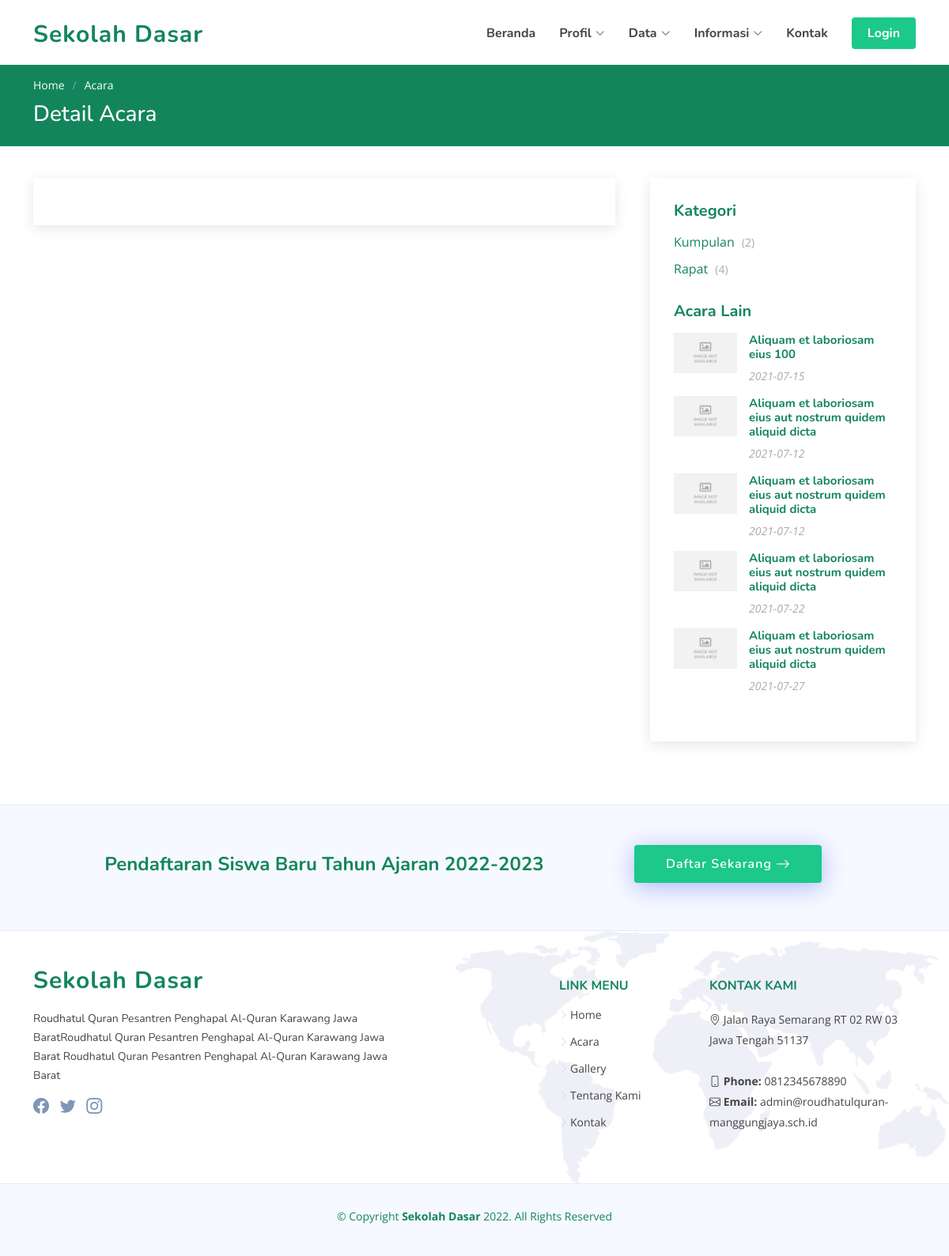
The app's page /index.php/detail_acara with its own data.
### tables this page shows
CREATE TABLE `website` (
  `id` int(11) NOT NULL,
  `nama` varchar(250) NOT NULL,
  `deskripsi` text NOT NULL,
  `alamat` varchar(250) NOT NULL,
  `kab` varchar(250) NOT NULL,
  `logo` varchar(250) NOT NULL,
  `fav` varchar(100) NOT NULL,
  `img_login` varchar(100) NOT NULL,
  `img_login_admin` varchar(250) NOT NULL,
  `email` varchar(255) NOT NULL,
  `telp` varchar(255) NOT NULL,
  `maps` text NOT NULL,
  `link_fb` varchar(255) NOT NULL,
  `link_ig` varchar(255) NOT NULL,
  `link_tw` varchar(255) NOT NULL
);

CREATE TABLE `kategori_acara` (
  `id` int(11) NOT NULL,
  `nama` varchar(255) NOT NULL,
  `uniq` varchar(255) NOT NULL
);

CREATE TABLE `acara` (
  `id` int(11) NOT NULL,
  `judul` varchar(150) NOT NULL,
  `deskripsi` text NOT NULL,
  `id_kat` int(11) NOT NULL,
  `img` varchar(250) NOT NULL,
  `tempat` varchar(255) NOT NULL,
  `jam` varchar(250) NOT NULL,
  `tgl` date NOT NULL,
  `id_peng` int(11) NOT NULL
);

CREATE TABLE `home` (
  `id` int(11) NOT NULL,
  `judul` varchar(255) NOT NULL,
  `isi` varchar(255) NOT NULL,
  `tombol` varchar(100) NOT NULL,
  `link` varchar(255) NOT NULL,
  `img` varchar(250) NOT NULL
);

### application/controllers/Detail_acara.php (called while the page is built, shortened)
<?php
class Detail_acara extends CI_Controller
{
    public function index()
    {
        $id = $this->input->get('id');
        $data['menu'] = 'acara';
        $data['web'] =  $this->db->get('website')->row_array();
        $data['home'] =  $this->db->get('home')->row_array();
        $data['detail'] =  $this->db->get_where('acara', ['id' => $id])->result_array();
        $data['kategori'] =  $this->db->get('kategori_acara')->result_array();
        $this->db->where_not_in('id', $id);
        $data['acara_lain'] =  $this->db->get('acara', 5)->result_array();
        $this->load->view('frontend/header', $data);
        $this->load->view('frontend/detail_acara', $data);
        $this->load->view('frontend/footer', $data);
    }
}

### index.php (called while the page is built, shortened)
<?php
require_once BASEPATH.'core/CodeIgniter.php';

### application/views/frontend/detail_acara.php (the view, shortened to what this page needs)
<main id="main">
    <section class="breadcrumbs">
        <div class="container">
            <ol>
                <li><a href="<?= base_url('home'); ?>">Home</a></li>
                <li><a href="<?= base_url('acara'); ?>">Acara</a></li>
            </ol>
            <h2>Detail Acara</h2>
        </div>
    </section>
    <section id="blog" class="blog">
        <div class="container" data-aos="fade-up">
            <div class="row">
                <div class="col-lg-8 entries">
                    <article class="entry entry-single">
                </div>
                <div class="col-lg-4">
                    <div class="sidebar">
                        <h3 class="sidebar-title">Kategori</h3>
                        <div class="sidebar-item categories">
                            <ul>
                                <?php foreach ($kategori as $k) : ?>
                                    <?php $sum_kat = $this->db->get_where('acara', ['id_kat' => $k['id']])->num_rows(); ?>
                                    <li><a href="<?= base_url('kategori_acara/' . $k['uniq']); ?>"><?= $k['nama'] ?> <span>(<?= $sum_kat ?>)</span></a></li>
                                <?php endforeach ?>
                            </ul>
                        </div>
                        <h3 class="sidebar-title">Acara Lain</h3>
                        <div class="sidebar-item recent-posts">
                            <?php foreach ($acara_lain as $a) : ?>
                                <div class="post-item clearfix">
                                    <img src="<?= base_url('assets/'); ?>img/blog/<?= $a['img'] ?>" alt="">
                                    <h4><a href="<?= base_url('detail_acara?id=' . $a['id']); ?>"><?= $a['judul'] ?></a></h4>
                                    <time datetime="2020-01-01"><?= $a['tgl'] ?></time>
                                </div>
                            <?php endforeach ?>
                        </div>
                    </div>
                </div>
            </div>
        </div>
    </section>
</main>

### application/views/frontend/header.php (shortened to what this page needs)
<!DOCTYPE html>
<html lang="en">
<head>
  <link href="<?= base_url('assets/'); ?>vendor/bootstrap/css/bootstrap.min.css" rel="stylesheet">
  <link href="<?= base_url('assets/'); ?>vendor/bootstrap-icons/bootstrap-icons.css" rel="stylesheet">
  <link href="<?= base_url('assets/'); ?>vendor/aos/aos.css" rel="stylesheet">
  <link href="<?= base_url('assets/'); ?>vendor/remixicon/remixicon.css" rel="stylesheet">
  <link href="<?= base_url('assets/'); ?>vendor/swiper/swiper-bundle.min.css" rel="stylesheet">
  <link href="<?= base_url('assets/'); ?>vendor/glightbox/css/glightbox.min.css" rel="stylesheet">
  <link href="<?= base_url('assets/'); ?>css/style.css" rel="stylesheet">
  <link href="<?= base_url('assets/') ?>select2/dist/css/select2.min.css" rel="stylesheet" />
</head>
<body>
  <header id="header" class="header fixed-top">
    <div class="container-fluid container-xl d-flex align-items-center justify-content-between">
      <a href="<?= base_url('home'); ?>" class="logo d-flex align-items-center">
        <span><?= $web['nama'] ?></span>
      </a>
      <nav id="navbar" class="navbar">
        <ul>
          <li><a class="nav-link scrollto <?php if ($menu == 'beranda') {
                                            echo 'active';
                                          } ?>" href="<?= base_url('beranda'); ?>">Beranda</a></li>
          <li class="dropdown"><a href="#"><span>Profil</span> <i class="bi bi-chevron-down"></i></a>
          </li>
          <li class="dropdown"><a href="#"><span>Data</span> <i class="bi bi-chevron-down"></i></a>
          </li>
          <li class="dropdown"><a href="#"><span>Informasi</span> <i class="bi bi-chevron-down"></i></a>
          </li>
          <li><a class="nav-link scrollto <?php if ($menu == 'kontak') {
                                            echo 'active';
                                          } ?>" href="<?= base_url('kontak'); ?>">Kontak</a></li>
          <li><a class="getstarted scrollto" href="<?= base_url('auth'); ?>">Login</a></li>
        </ul>
      </nav>
    </div>
  </header>

### application/views/frontend/footer.php (shortened to what this page needs)
<footer id="footer" class="footer">
  <div class="footer-newsletter">
    <div class="container">
      <div class="row justify-content-center">
        <div class="col-lg-8 text-center">
          <h4><?= $home['judul'] ?></h4>
        </div>
        <div class="col-lg-4 text-center text-lg-start">
          <a href="<?= base_url($home['link']); ?>" class="btn-get-started scrollto d-inline-flex align-items-center justify-content-center align-self-center">
            <span><?= $home['tombol'] ?></span>
            <i class="bi bi-arrow-right"></i>
          </a>
        </div>
      </div>
    </div>
  </div>
  <div class="footer-top">
    <div class="container">
      <div class="row gy-4">
        <div class="col-lg-5 col-md-12 footer-info">
          <a href="<?= base_url('home'); ?>" class="logo d-flex align-items-center">
            <span><?= $web['nama'] ?></span>
          </a>
          <br />
          <p><?= $web['deskripsi'] ?></p>
          <div class="social-links mt-3">
            <?php if (!empty($web['link_fb'])) : ?>
              <a target="_blank" href="<?= $web['link_fb'] ?>" class="facebook"><i class="bi bi-facebook"></i></a>
            <?php endif ?>
            <?php if (!empty($web['link_tw'])) : ?>
              <a target="_blank" href="<?= $web['link_tw'] ?>" class="twitter"><i class="bi bi-twitter"></i></a>
            <?php endif ?>
            <?php if (!empty($web['link_ig'])) : ?>
              <a target="_blank" href="<?= $web['link_ig'] ?>" class="instagram"><i class="bi bi-instagram bx bxl-instagram"></i></a>
            <?php endif ?>
          </div>
        </div>
        <div style="display:blok;" id="foter-hide" class="col-lg-2 col-6 footer-links">
          <h4></h4>
          <ul>
            <li></li>
            <li></li>
            <li></li>
            <li></li>
            <li></li>
          </ul>
        </div>
        <div class="col-lg-2 col-6 footer-links">
          <h4>Link Menu</h4>
          <ul>
            <li><i class="bi bi-chevron-right"></i> <a href="<?= base_url('home'); ?>">Home</a></li>
            <li><i class="bi bi-chevron-right"></i> <a href="<?= base_url('acara'); ?>">Acara</a></li>
            <li><i class="bi bi-chevron-right"></i> <a href="<?= base_url('gallery'); ?>">Gallery</a></li>
            <li><i class="bi bi-chevron-right"></i> <a href="<?= base_url('about'); ?>">Tentang Kami</a></li>
            <li><i class="bi bi-chevron-right"></i> <a href="<?= base_url('kontak'); ?>">Kontak</a></li>
          </ul>
        </div>
        <div class="col-lg-3 col-md-12 footer-contact text-center text-md-start">
          <h4>Kontak Kami</h4>
          <p>
            <i class="bi bi-geo-alt"></i> <?= $web['alamat'] ?> <br><br>
            <strong><i class="bi bi-phone"></i> Phone:</strong> <?= $web['telp'] ?><br>
            <strong><i class="bi bi-envelope"></i> Email:</strong> <?= $web['email'] ?><br>
          </p>
        </div>
      </div>
    </div>
  </div>
  <div class="container">
    <div class="copyright">
      &copy; Copyright <strong><span><?= $web['nama'] ?></span></strong> <?= date('Y') ?>. All Rights Reserved
    </div>
    <div class="credits">
    </div>
  </div>
</footer>
</body>
</html>

### records on screen
website: nama "Sekolah Dasar", deskripsi "Roudhatul Quran Pesantren Penghapal Al-Quran Karawang Jawa BaratRoudhatul Quran Pesantren Penghapal Al-Quran Karawang Jawa Barat Roudhatul Quran Pesantren Penghapal Al-Quran Karawang Jawa Barat", alamat "Jalan Raya Semarang RT 02 RW 03 Jawa Tengah 51137", telp "0812345678890", email "admin@roudhatulquran-manggungjaya.sch.id"
kategori_acara: nama "Kumpulan", sum_kat "2"
kategori_acara: nama "Rapat", sum_kat "4"
acara: img (placeholder picture), judul "Aliquam et laboriosam eius 100", tgl "2021-07-15"
acara: img (placeholder picture), judul "Aliquam et laboriosam eius aut nostrum quidem aliquid dicta", tgl "2021-07-12"
acara: img (placeholder picture), judul "Aliquam et laboriosam eius aut nostrum quidem aliquid dicta", tgl "2021-07-12"
acara: img (placeholder picture), judul "Aliquam et laboriosam eius aut nostrum quidem aliquid dicta", tgl "2021-07-22"
acara: img (placeholder picture), judul "Aliquam et laboriosam eius aut nostrum quidem aliquid dicta", tgl "2021-07-27"
home: judul "Pendaftaran Siswa Baru Tahun Ajaran 2022-2023", tombol "Daftar Sekarang"
